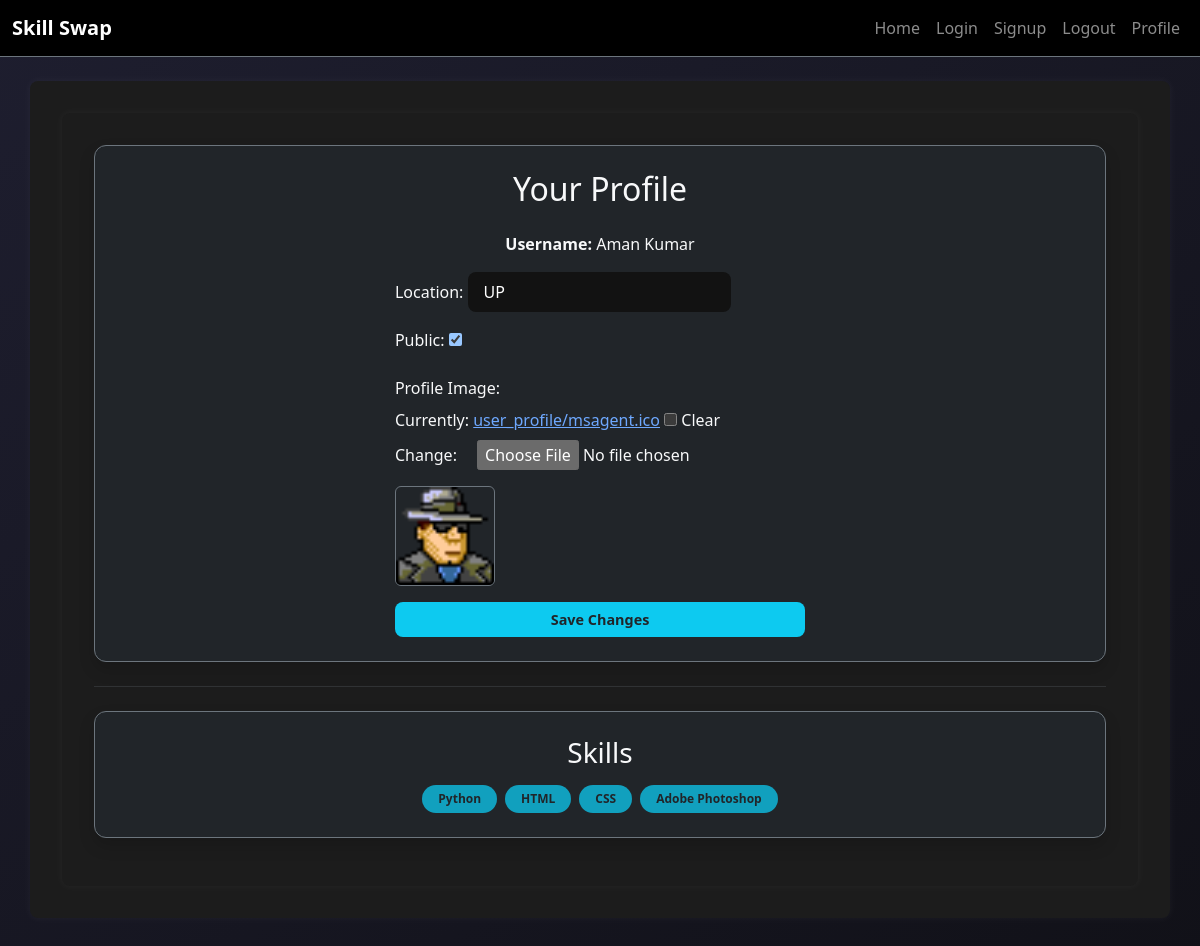
Screenshot of /profile/ (signed in) with the database file from the repository.
### userbase/models.py (models this page shows, shortened)
class userbase(models.Model):
    user = models.OneToOneField(User, on_delete=models.CASCADE)
    location = models.CharField(max_length=128)
    public = models.BooleanField(default=True)
    profileImg = models.ImageField(upload_to="user_profile/", null=True, blank=True)
    joined = models.DateField(auto_now_add=True)
    skills = models.ManyToManyField(Skill, blank=True)

class Skill(models.Model):
    name = models.CharField(max_length=100, unique=True)

### userbase/views.py (the view)
# urls.py: path('profile/', views.profile_view, name='profile'),
def profile_view(request):
    if request.user.is_anonymous:
        return redirect("/login")
    profile = userbase.objects.get(user=request.user)
    if request.method == 'POST':
        form = UpdateUserForm(request.POST, request.FILES, instance=profile)
        if form.is_valid():
            form.save()
            return redirect('/')
    else:
        form = UpdateUserForm(instance=profile)
    return render(request, 'profile.html', {
        'form': form,
        'current_skills': profile.skills.all(),
    })

### userbase/forms.py
class UpdateUserForm(forms.ModelForm):
    class Meta:
        model = userbase
        fields = ['location', 'public', 'profileImg', 'skills']
        widgets = {
            'skills': forms.SelectMultiple(attrs={
                'id': 'skill-select',
                'style': 'width: 100%;'
            })
        }

### templates/profile.html (shortened to what this page needs)
{% extends 'base.html' %}
{% block body %}
<div class="container">
  <div class="card bg-dark text-light border border-secondary shadow p-4">
    <h2 class="mb-4">Your Profile</h2>
    <p><strong>Username:</strong> {{ request.user.username }}</p>
    <form method="POST" enctype="multipart/form-data">
      <div class="mb-3">
        <label class="form-label">Location:</label>
        {{ form.location }}
      </div>
      <div class="mb-3">
        <label class="form-label">Public:</label>
        {{ form.public }}
      </div>
      <div class="mb-3">
        <label class="form-label">Profile Image:</label><br>
        {{ form.profileImg }}
        {% if form.instance.profileImg %}
          <div class="mt-2">
            <img src="{{ form.instance.profileImg.url }}" height="100" class="rounded border border-secondary">
          </div>
        {% endif %}
      </div>
      <div class="d-grid">
        <button type="submit" class="btn btn-info text-dark fw-bold">Save Changes</button>
      </div>
    </form>
  </div>
  <hr class="border-secondary my-4">
  <div class="card bg-dark text-light border border-secondary shadow p-4">
    <h3 class="mb-3">Skills</h3>
    <div class="d-flex flex-wrap gap-2">
      {% if current_skills %}
        {% for skill in current_skills %}
          <span class="badge rounded-pill text-dark bg-info bg-opacity-75 px-3 py-2">
            {{ skill.name }}
          </span>
        {% endfor %}
      {% else %}
        <p class="text-muted fst-italic">No skills added.</p>
      {% endif %}
    </div>
  </div>
</div>
{% endblock %}

### Static/style.css (style rules this page uses)
:root { --bg: #121212; --card: #1e1e1e; --text: #ffffff; --accent: #4f46e5; --green: #22c55e; --red: #ef4444; --yellow: #facc15; }
body { margin: 0; background: var(--bg); color: var(--text); font-family: "Segoe UI", sans-serif; transition: background 0.3s, color 0.3s; }
input, select, button { padding: 0.5rem 1rem; border: none; border-radius: 8px; font-size: 1rem; }
.card { background: var(--card); padding: 1.5rem; border-radius: 12px; display: flex; justify-content: space-between; align-items: center; margin-bottom: 1rem; box-shadow: 0 4px 8px rgba(0, 0, 0, 0.2); transition: all 0.3s; }
.btn { border: none; border-radius: 8px; padding: 0.4rem 0.75rem; font-size: 0.9rem; cursor: pointer; transition: 0.2s; }

### templates/base.html (style rules this page uses)
body { background: linear-gradient(145deg, #1e1e2f, #111118); min-height: 100vh; font-family: 'Segoe UI', sans-serif; }
.container { background-color: #1c1c1c; padding: 2rem; border-radius: 8px; box-shadow: 0 0 10px rgba(255, 255, 255, 0.05); }
h1, h2, h3, h4, h5, h6 { color: #f8f9fa; }

### rows the page displays
userbase: location "UP", public "☑", instance.profileImg (picture)
Skill: name "Python"
Skill: name "HTML"
Skill: name "CSS"
Skill: name "Adobe Photoshop"

### other values shown
{{ request.user.username }} "Aman Kumar"
